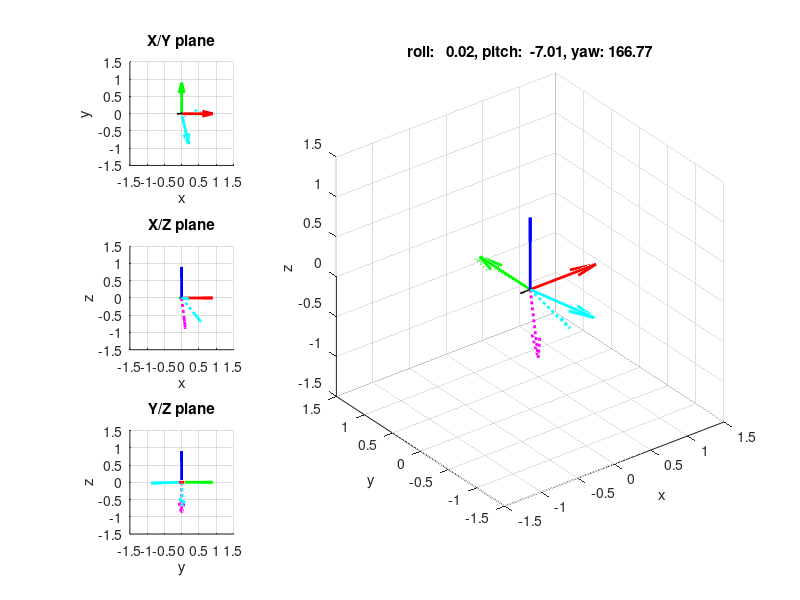
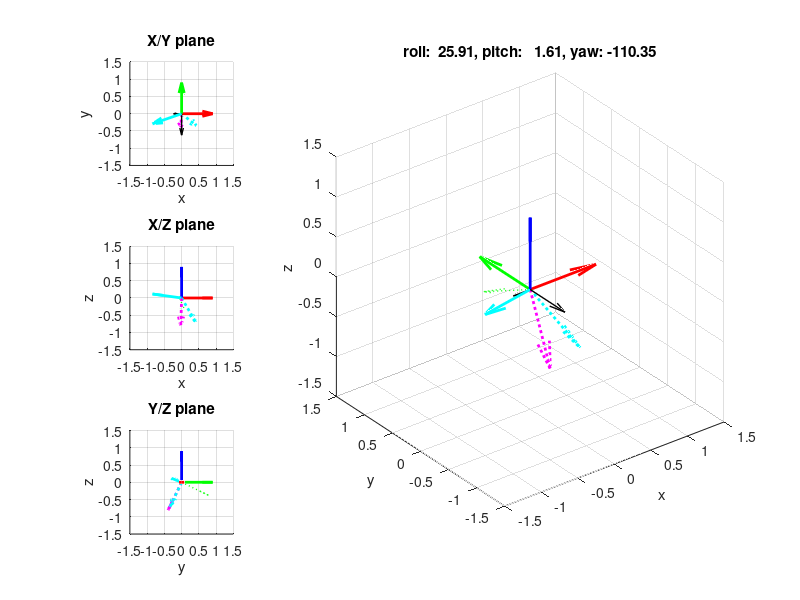
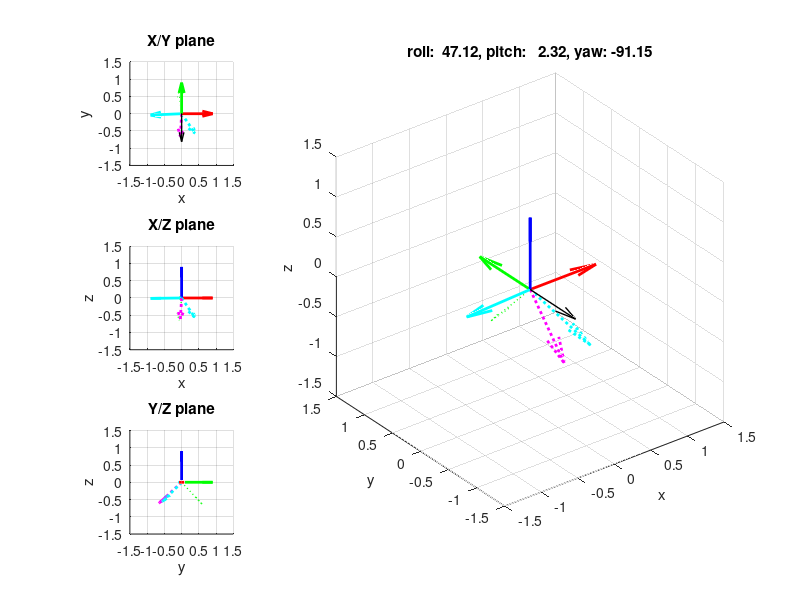
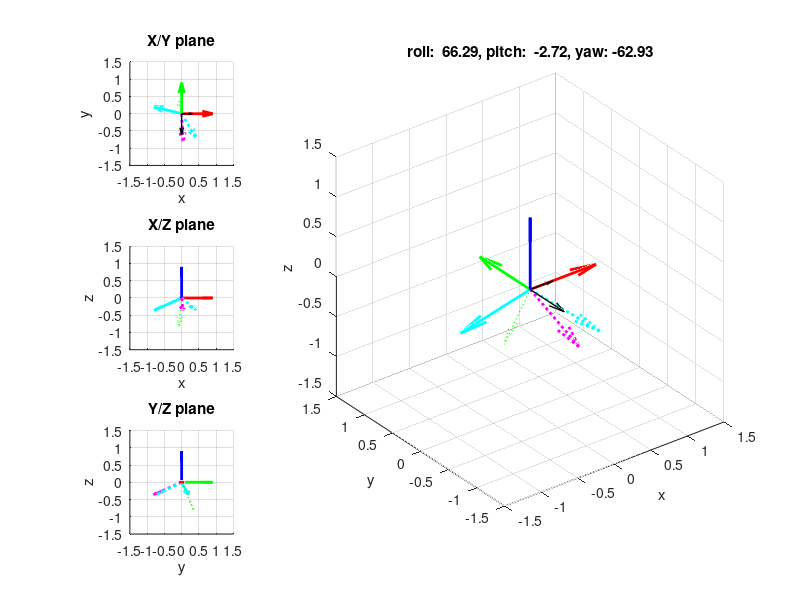

Reproduce these figures in MATLAB, in order.
function magnetomap()

close all; clc;

test_roll();
%test_pitch();

end

function test_roll()

% pitch ~ 0, roll ~ 0

a = [
     8030
     28
     65320
     ]/65535;

m = [
     21345
     1185
     -26376
     ]/65535;

 displayify(a, m);
 
% pitch ~ 0, roll ~ 22

a = [
     -1887
     29423
     60568
     ]/65535;

m = [
     16131
     -13104
     -27591
     ]/65535;

displayify(a, m);
 
% pitch ~ 0, roll ~ 45
 
a = [
     -2622
     47484
     44099
     ]/65535;

m = [
     15735
     -22826
     -23088
     ]/65535;
     
displayify(a, m); 
 
% pitch ~ 0, roll ~ 67
 
a = [
     3207
     61746
     27114
     ]/65535;

m = [
     17513
     -29641
     -14595
     ]/65535;

displayify(a, m); 

% pitch ~ 0, roll ~ 90
 
a = [
     -3969
     67779
     843
     ]/65535;

m = [
     14602
     -36754
     -294
     ]/65535;
     
displayify(a, m); 

end

function test_pitch()

% pitch ~ 0, roll ~ 0

a = [
     1441
     8474
     62331
     ]/65535;

m = [
     17858
     -2741
     -28490
     ]/65535;

 displayify(a, m); 

% pitch ~ 22, roll ~ 0

a = [
     -29137
     -2877
     57672
     ]/65535;

m = [
     2619
     -199
     -32504
     ]/65535;

 displayify(a, m); 

% pitch ~ 45, roll ~ 0

a = [
     -45658
     7701
     46096
     ]/65535;

m = [
     -10932
     -1746
     -29686
     ]/65535;

 displayify(a, m); 

% pitch ~ 67, roll ~ 0

a = [
     -62751
     -1532
     24064
     ]/65535;

m = [
     -23777
     905
     -20517
     ]/65535;

 displayify(a, m); 

% pitch ~ 90, roll ~ 0

a = [
     -65527
     1089
     -4511
     ]/65535;

m = [
     -31328
     -1190
     -8712
     ]/65535;

displayify(a, m); 

end

function displayify(a, m)

    disp('=============================================');
   
    % Fix axes
    a(2) = -a(2);
    a(3) = -a(3);
    
    % Fix axes
    m(2) = m(2);
    m(3) = m(3);
    
    % Calculate roll and pitch
    
    a = a/norm(a)
    m = m/norm(m)
    
    pitch = -asind(a(1));
    roll  = -atan2d(a(2), -a(3));

    pitchroll = [ pitch, roll ]
    
    % Calculate yaw

    Xh = ( m(1)*cosd(pitch) + m(2)*sind(roll)*sind(pitch) + m(3)*cosd(roll)*cosd(pitch) );
    Yh = (                    m(2)*cosd(roll)             + m(3)*sind(roll)             );

    XhYh = [Xh, Yh]
    
    sin_yaw = Yh/sqrt(Xh^2 + Yh^2);
    cos_yaw = Xh/sqrt(Xh^2 + Yh^2);
    
    yaw_from_sin_cos = [ asind(sin_yaw), acosd(cos_yaw) ]
    
    mx =  cosd(pitch) * sin_yaw;
    my =  cosd(roll) * cos_yaw + sind(roll)*sind(pitch)*sin_yaw;
    mz = -sind(roll) * cos_yaw + cosd(roll)*sind(pitch)*sin_yaw;

    mxmymz = [mx my mz]
    
    x = cross(m, a)';
    x = x/norm(x)
        
    yaw   = atan2d(Yh, Xh)

    %% Plotify!

    plot_title = sprintf('roll: %6.2f, pitch: %6.2f, yaw: %6.2f', roll, pitch, yaw);
    
    %close all; 
    figure('Name', plot_title, 'NumberTitle', 'off', 'Units', 'normalized','OuterPosition', [0 0 1 1]);

    O = [0 0 0];
    X = [1 0 0];
    Y = [0 1 0];
    Z = [0 0 1];

    subplot(3,3,1);
    quiver3(O(1), O(2), O(3), X(1), X(2), X(3), 'r', 'LineWidth', 2); hold on;
    quiver3(O(1), O(2), O(3), Y(1), Y(2), Y(3), 'g', 'LineWidth', 2);
    quiver3(O(1), O(2), O(3), Z(1), Z(2), Z(3), 'b', 'LineWidth', 2);
    quiver3(O(1), O(2), O(3), a(1), a(2), a(3), ':m', 'LineWidth', 2);
    quiver3(O(1), O(2), O(3), m(1), m(2), m(3), ':c', 'LineWidth', 2);
    quiver3(O(1), O(2), O(3), Xh, 0, 0, 'k', 'LineWidth', 1);
    quiver3(O(1), O(2), O(3), 0, Yh, 0, 'k', 'LineWidth', 1);
    quiver3(O(1), O(2), O(3), mx, my, mz, 'c', 'LineWidth', 2);
    quiver3(O(1), O(2), O(3), x(1), x(2), x(3), 'g:', 'LineWidth', 1);
    xlim([-1.5 1.5]); ylim([-1.5 1.5]); zlim([-1.5 1.5]);
    view(0, 90);
    xlabel('x');
    ylabel('y');
    zlabel('z');
    title('X/Y plane');
    axis square;

    subplot(3,3,4);
    quiver3(O(1), O(2), O(3), X(1), X(2), X(3), 'r', 'LineWidth', 2); hold on;
    quiver3(O(1), O(2), O(3), Y(1), Y(2), Y(3), 'g', 'LineWidth', 2);
    quiver3(O(1), O(2), O(3), Z(1), Z(2), Z(3), 'b', 'LineWidth', 2);
    quiver3(O(1), O(2), O(3), a(1), a(2), a(3), ':m', 'LineWidth', 2);
    quiver3(O(1), O(2), O(3), m(1), m(2), m(3), ':c', 'LineWidth', 2);
    quiver3(O(1), O(2), O(3), mx, my, mz, 'c', 'LineWidth', 2);
    quiver3(O(1), O(2), O(3), x(1), x(2), x(3), 'g:', 'LineWidth', 1);
    xlim([-1.5 1.5]); ylim([-1.5 1.5]); zlim([-1.5 1.5]);
    view(0, 0);
    xlabel('x');
    ylabel('y');
    zlabel('z');
    title('X/Z plane');
    axis square;

    subplot(3,3,7);
    quiver3(O(1), O(2), O(3), X(1), X(2), X(3), 'r', 'LineWidth', 2); hold on;
    quiver3(O(1), O(2), O(3), Y(1), Y(2), Y(3), 'g', 'LineWidth', 2);
    quiver3(O(1), O(2), O(3), Z(1), Z(2), Z(3), 'b', 'LineWidth', 2);
    quiver3(O(1), O(2), O(3), a(1), a(2), a(3), ':m', 'LineWidth', 2);
    quiver3(O(1), O(2), O(3), m(1), m(2), m(3), ':c', 'LineWidth', 2);
    quiver3(O(1), O(2), O(3), mx, my, mz, 'c', 'LineWidth', 2);
    quiver3(O(1), O(2), O(3), x(1), x(2), x(3), 'g:', 'LineWidth', 1);
    xlim([-1.5 1.5]); ylim([-1.5 1.5]); zlim([-1.5 1.5]);
    view(90, 0);
    xlabel('x');
    ylabel('y');
    zlabel('z');
    title('Y/Z plane');
    axis square;

    subplot(3,3, [2:3, 5:6, 8:9]);
    quiver3(O(1), O(2), O(3), X(1), X(2), X(3), 'r', 'LineWidth', 2); hold on;
    quiver3(O(1), O(2), O(3), Y(1), Y(2), Y(3), 'g', 'LineWidth', 2);
    quiver3(O(1), O(2), O(3), Z(1), Z(2), Z(3), 'b', 'LineWidth', 2);
    quiver3(O(1), O(2), O(3), a(1), a(2), a(3), ':m', 'LineWidth', 2);
    quiver3(O(1), O(2), O(3), m(1), m(2), m(3), ':c', 'LineWidth', 2);
    quiver3(O(1), O(2), O(3), Xh, 0, 0, 'k', 'LineWidth', 1);
    quiver3(O(1), O(2), O(3), 0, Yh, 0, 'k', 'LineWidth', 1);
    quiver3(O(1), O(2), O(3), mx, my, mz, 'c', 'LineWidth', 2);
    quiver3(O(1), O(2), O(3), x(1), x(2), x(3), 'g:', 'LineWidth', 1);
    xlim([-1.5 1.5]); ylim([-1.5 1.5]); zlim([-1.5 1.5]);
    title(plot_title);
    xlabel('x');
    ylabel('y');
    zlabel('z');
    axis square;
    rotate3d;

end